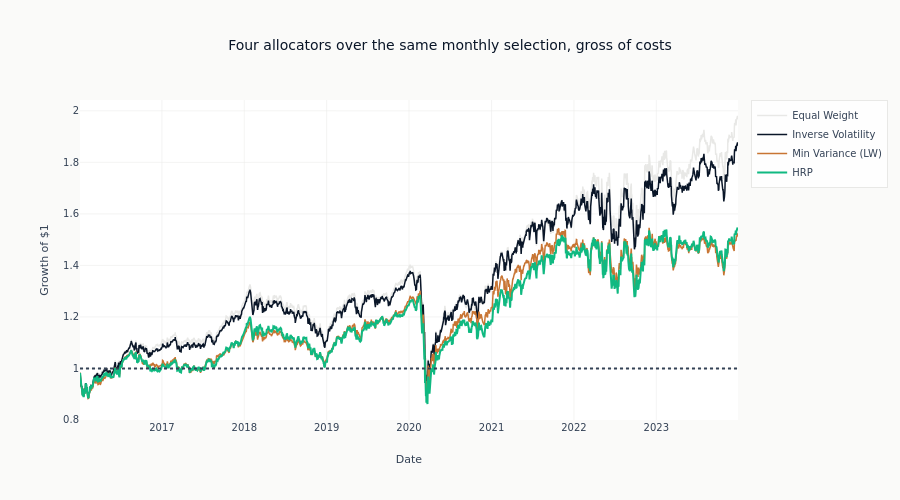

Notebook code for this chart:
### Code cell
# Equity curves
cumulative = (1 + portfolio_returns).cumprod()

fig = go.Figure()

for col, color in zip(
    cumulative.columns,
    [COLORS["silver_muted"], COLORS["blue"], COLORS["copper"], COLORS["positive"]],
    strict=False,
):
    fig.add_trace(
        go.Scatter(
            x=cumulative.index,
            y=cumulative[col],
            mode="lines",
            name=col,
            line=dict(color=color, width=2 if col == "HRP" else 1.5),
        )
    )

fig.add_hline(y=1.0, line_dash="dot", line_color=COLORS["neutral"])

fig.update_layout(
    title="Four allocators over the same monthly selection, gross of costs",
    xaxis_title="Date",
    yaxis_title="Growth of $1",
    height=500,
)
show_plotly_with_alt(
    fig,
    "Four growth-of-one-dollar paths from the walk-forward backtest, one per allocation method, staying close together throughout.",
)

### Figure 1 — Plotly figure (JSON) as saved in the notebook; plotly's stock layout.template omitted (floating-point values rounded to 4 significant figures; data arrays with more than 128 entries replaced by an {"elided": "..."} marker saying what was removed)
{"data": [{"line": {"color": "#e8e8e6", "width": 1.5}, "mode": "lines", "name": "Equal Weight", "type": "scatter", "x": {"elided": "2012 str values"}, "y": {"elided": "2012 float values"}}, {"line": {"color": "#0a1628", "width": 1.5}, "mode": "lines", "name": "Inverse Volatility", "type": "scatter", "x": {"elided": "2012 str values"}, "y": {"elided": "2012 float values"}}, {"line": {"color": "#C87533", "width": 1.5}, "mode": "lines", "name": "Min Variance (LW)", "type": "scatter", "x": {"elided": "2012 str values"}, "y": {"elided": "2012 float values"}}, {"line": {"color": "#10b981", "width": 2}, "mode": "lines", "name": "HRP", "type": "scatter", "x": {"elided": "2012 str values"}, "y": {"elided": "2012 float values"}}], "layout": {"height": 500, "shapes": [{"line": {"color": "#334155", "dash": "dot"}, "type": "line", "x0": 0, "x1": 1, "xref": "x domain", "y0": 1.0, "y1": 1.0, "yref": "y"}], "title": {"text": "Four allocators over the same monthly selection, gross of costs"}, "xaxis": {"title": {"text": "Date"}}, "yaxis": {"title": {"text": "Growth of $1"}}}}
